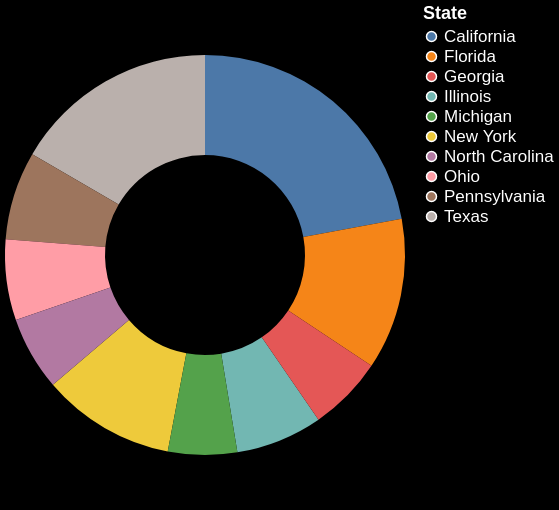

Express this chart as Vega-Lite.
### Vega-Lite specification from a JSON file in a GitHub repository (floating-point values rounded to 4 significant figures)
{"$schema": "https://vega.github.io/schema/vega-lite/v5.json", "view": {"stroke": "black"}, "width": 400, "height": 500, "params": [{"name": "hover", "select": {"type": "point", "on": "mouseover"}}], "data": {"values": [{"State": "California", "value": 39613493}, {"State": "Texas", "value": 29730311}, {"State": "Florida", "value": 21944577}, {"State": "New York", "value": 19299981}, {"State": "Pennsylvania", "value": 12804123}, {"State": "Illinois", "value": 12569321}, {"State": "Ohio", "value": 11714618}, {"State": "Georgia", "value": 10830007}, {"State": "North Carolina", "value": 10701022}, {"State": "Michigan", "value": 9992427}]}, "mark": {"type": "arc", "innerRadius": 100, "stroke": "white"}, "encoding": {"theta": {"field": "value", "type": "quantitative"}, "color": {"field": "State", "type": "nominal", "legend": {"titleColor": "white", "labelColor": "white", "labelFontSize": 17, "titleFontSize": 18}}, "tooltip": [{"field": "State", "type": "nominal", "title": "State"}, {"field": "value", "type": "quantitative", "title": "Total Population"}], "strokeWidth": {"condition": [{"param": "hover", "empty": false, "value": 3}], "value": 0}}, "background": "balck"}
